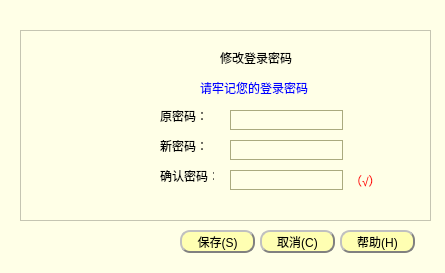
<?xml version="1.0" encoding="UTF-8"?>
<ui version="4.0">
 <class>modifypwd</class>
 <widget class="QDialog" name="modifypwd">
  <property name="geometry">
   <rect>
    <x>0</x>
    <y>0</y>
    <width>445</width>
    <height>273</height>
   </rect>
  </property>
  <property name="windowTitle">
   <string>Dialog</string>
  </property>
  <property name="styleSheet">
   <string notr="true">QWidget{
	background-color: rgb(255, 255, 231);
}
QLineEdit{
	border: 1px solid  #aaaa7f;
}
QFrame#frame
{
	border: 1px solid #aaaa7f；
}
QPushButton{background-color:rgb(255, 255 , 178);

color: black;  
border-radius: 10px; 
border: 2px groove gray; 

 border-style: outset;
}

QPushButton:hover{background-color: rgb(255, 219, 92);
color: black ;
}

QPushButton:pressed{background-color:rgb(255, 175, 68);

border-style: inset; }

QLabel#label_7
{
	color: rgb(255, 0, 0);
}</string>
  </property>
  <widget class="QFrame" name="frame">
   <property name="geometry">
    <rect>
     <x>20</x>
     <y>30</y>
     <width>411</width>
     <height>191</height>
    </rect>
   </property>
   <property name="frameShape">
    <enum>QFrame::StyledPanel</enum>
   </property>
   <property name="frameShadow">
    <enum>QFrame::Raised</enum>
   </property>
   <widget class="QLabel" name="label">
    <property name="geometry">
     <rect>
      <x>200</x>
      <y>20</y>
      <width>81</width>
      <height>16</height>
     </rect>
    </property>
    <property name="text">
     <string>修改登录密码</string>
    </property>
   </widget>
   <widget class="QLabel" name="label_2">
    <property name="geometry">
     <rect>
      <x>140</x>
      <y>80</y>
      <width>54</width>
      <height>12</height>
     </rect>
    </property>
    <property name="text">
     <string>原密码：</string>
    </property>
   </widget>
   <widget class="QLabel" name="label_3">
    <property name="geometry">
     <rect>
      <x>140</x>
      <y>110</y>
      <width>54</width>
      <height>12</height>
     </rect>
    </property>
    <property name="text">
     <string>新密码：</string>
    </property>
   </widget>
   <widget class="QLabel" name="label_4">
    <property name="geometry">
     <rect>
      <x>140</x>
      <y>140</y>
      <width>54</width>
      <height>12</height>
     </rect>
    </property>
    <property name="text">
     <string>确认密码：</string>
    </property>
   </widget>
   <widget class="QLabel" name="label_5">
    <property name="geometry">
     <rect>
      <x>180</x>
      <y>50</y>
      <width>111</width>
      <height>16</height>
     </rect>
    </property>
    <property name="styleSheet">
     <string notr="true">color: rgb(0, 0, 255);</string>
    </property>
    <property name="text">
     <string>请牢记您的登录密码</string>
    </property>
   </widget>
   <widget class="QLineEdit" name="originalLineEdit">
    <property name="geometry">
     <rect>
      <x>210</x>
      <y>80</y>
      <width>113</width>
      <height>20</height>
     </rect>
    </property>
   </widget>
   <widget class="QLineEdit" name="newPwdLineEdit">
    <property name="geometry">
     <rect>
      <x>210</x>
      <y>110</y>
      <width>113</width>
      <height>20</height>
     </rect>
    </property>
   </widget>
   <widget class="QLineEdit" name="confirmPwdLineEdit">
    <property name="geometry">
     <rect>
      <x>210</x>
      <y>140</y>
      <width>113</width>
      <height>20</height>
     </rect>
    </property>
   </widget>
   <widget class="QLabel" name="label_6">
    <property name="geometry">
     <rect>
      <x>30</x>
      <y>80</y>
      <width>81</width>
      <height>71</height>
     </rect>
    </property>
    <property name="styleSheet">
     <string notr="true">border-image: url(:/image/key.png);</string>
    </property>
    <property name="text">
     <string/>
    </property>
   </widget>
   <widget class="QLabel" name="label_7">
    <property name="geometry">
     <rect>
      <x>330</x>
      <y>140</y>
      <width>41</width>
      <height>21</height>
     </rect>
    </property>
    <property name="text">
     <string>（√）</string>
    </property>
   </widget>
  </widget>
  <widget class="QPushButton" name="okpushButton">
   <property name="geometry">
    <rect>
     <x>180</x>
     <y>230</y>
     <width>75</width>
     <height>23</height>
    </rect>
   </property>
   <property name="text">
    <string>保存(S)</string>
   </property>
  </widget>
  <widget class="QPushButton" name="quitpushButton">
   <property name="geometry">
    <rect>
     <x>260</x>
     <y>230</y>
     <width>75</width>
     <height>23</height>
    </rect>
   </property>
   <property name="text">
    <string>取消(C)</string>
   </property>
  </widget>
  <widget class="QPushButton" name="helppushButton">
   <property name="geometry">
    <rect>
     <x>340</x>
     <y>230</y>
     <width>75</width>
     <height>23</height>
    </rect>
   </property>
   <property name="text">
    <string>帮助(H)</string>
   </property>
  </widget>
 </widget>
 <resources/>
 <connections/>
</ui>
